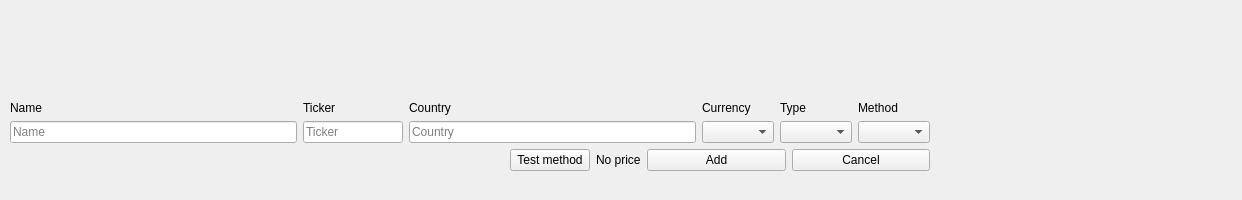
<?xml version="1.0" encoding="UTF-8"?>
<ui version="4.0">
 <class>Form</class>
 <widget class="QWidget" name="Form">
  <property name="geometry">
   <rect>
    <x>0</x>
    <y>0</y>
    <width>1242</width>
    <height>200</height>
   </rect>
  </property>
  <property name="sizePolicy">
   <sizepolicy hsizetype="MinimumExpanding" vsizetype="MinimumExpanding">
    <horstretch>100</horstretch>
    <verstretch>100</verstretch>
   </sizepolicy>
  </property>
  <property name="minimumSize">
   <size>
    <width>1200</width>
    <height>200</height>
   </size>
  </property>
  <property name="sizeIncrement">
   <size>
    <width>10</width>
    <height>10</height>
   </size>
  </property>
  <property name="baseSize">
   <size>
    <width>0</width>
    <height>0</height>
   </size>
  </property>
  <property name="windowTitle">
   <string>Form</string>
  </property>
  <widget class="QWidget" name="verticalLayoutWidget_13">
   <property name="geometry">
    <rect>
     <x>10</x>
     <y>30</y>
     <width>920</width>
     <height>141</height>
    </rect>
   </property>
   <layout class="QVBoxLayout" name="verticalLayout" stretch="0,0">
    <property name="sizeConstraint">
     <enum>QLayout::SetMinimumSize</enum>
    </property>
    <item>
     <layout class="QHBoxLayout" name="horizontalLayout_3">
      <property name="sizeConstraint">
       <enum>QLayout::SetMinimumSize</enum>
      </property>
      <item>
       <layout class="QVBoxLayout" name="verticalLayout_7">
        <property name="sizeConstraint">
         <enum>QLayout::SetDefaultConstraint</enum>
        </property>
        <item>
         <widget class="QLabel" name="label">
          <property name="maximumSize">
           <size>
            <width>120</width>
            <height>16777215</height>
           </size>
          </property>
          <property name="text">
           <string>Name</string>
          </property>
          <property name="alignment">
           <set>Qt::AlignBottom|Qt::AlignLeading|Qt::AlignLeft</set>
          </property>
         </widget>
        </item>
        <item>
         <widget class="QLineEdit" name="line_sName">
          <property name="maximumSize">
           <size>
            <width>300</width>
            <height>16777215</height>
           </size>
          </property>
          <property name="placeholderText">
           <string>Name</string>
          </property>
         </widget>
        </item>
       </layout>
      </item>
      <item>
       <layout class="QVBoxLayout" name="verticalLayout_9">
        <property name="sizeConstraint">
         <enum>QLayout::SetDefaultConstraint</enum>
        </property>
        <item>
         <widget class="QLabel" name="label_2">
          <property name="maximumSize">
           <size>
            <width>100</width>
            <height>16777215</height>
           </size>
          </property>
          <property name="text">
           <string>Ticker</string>
          </property>
          <property name="alignment">
           <set>Qt::AlignBottom|Qt::AlignLeading|Qt::AlignLeft</set>
          </property>
         </widget>
        </item>
        <item>
         <widget class="QLineEdit" name="line_sTicker">
          <property name="maximumSize">
           <size>
            <width>100</width>
            <height>16777215</height>
           </size>
          </property>
          <property name="placeholderText">
           <string>Ticker</string>
          </property>
         </widget>
        </item>
       </layout>
      </item>
      <item>
       <layout class="QVBoxLayout" name="verticalLayout_2">
        <item>
         <widget class="QLabel" name="label_5">
          <property name="text">
           <string>Country</string>
          </property>
          <property name="alignment">
           <set>Qt::AlignBottom|Qt::AlignLeading|Qt::AlignLeft</set>
          </property>
         </widget>
        </item>
        <item>
         <widget class="QLineEdit" name="line_scountry">
          <property name="placeholderText">
           <string>Country</string>
          </property>
         </widget>
        </item>
       </layout>
      </item>
      <item>
       <layout class="QVBoxLayout" name="verticalLayout_3">
        <item>
         <widget class="QLabel" name="label_6">
          <property name="text">
           <string>Currency</string>
          </property>
          <property name="alignment">
           <set>Qt::AlignBottom|Qt::AlignLeading|Qt::AlignLeft</set>
          </property>
         </widget>
        </item>
        <item>
         <widget class="QComboBox" name="combo_sCurrency"/>
        </item>
       </layout>
      </item>
      <item>
       <layout class="QVBoxLayout" name="verticalLayout_10">
        <item>
         <widget class="QLabel" name="label_3">
          <property name="text">
           <string>Type</string>
          </property>
          <property name="alignment">
           <set>Qt::AlignBottom|Qt::AlignLeading|Qt::AlignLeft</set>
          </property>
         </widget>
        </item>
        <item>
         <widget class="QComboBox" name="combo_sType"/>
        </item>
       </layout>
      </item>
      <item>
       <layout class="QVBoxLayout" name="verticalLayout_11">
        <item>
         <widget class="QLabel" name="label_4">
          <property name="text">
           <string>Method</string>
          </property>
          <property name="alignment">
           <set>Qt::AlignBottom|Qt::AlignLeading|Qt::AlignLeft</set>
          </property>
         </widget>
        </item>
        <item>
         <widget class="QComboBox" name="combo_sMethod"/>
        </item>
       </layout>
      </item>
     </layout>
    </item>
    <item>
     <layout class="QHBoxLayout" name="horizontalLayout">
      <property name="sizeConstraint">
       <enum>QLayout::SetMinimumSize</enum>
      </property>
      <property name="leftMargin">
       <number>500</number>
      </property>
      <item>
       <widget class="QPushButton" name="pushButton_test">
        <property name="text">
         <string>Test method</string>
        </property>
       </widget>
      </item>
      <item>
       <widget class="QLabel" name="label_test">
        <property name="text">
         <string>No price</string>
        </property>
       </widget>
      </item>
      <item>
       <widget class="QPushButton" name="pushButton_add">
        <property name="sizePolicy">
         <sizepolicy hsizetype="MinimumExpanding" vsizetype="Fixed">
          <horstretch>0</horstretch>
          <verstretch>0</verstretch>
         </sizepolicy>
        </property>
        <property name="text">
         <string>Add</string>
        </property>
       </widget>
      </item>
      <item>
       <widget class="QPushButton" name="pushButton_cancel">
        <property name="sizePolicy">
         <sizepolicy hsizetype="MinimumExpanding" vsizetype="Fixed">
          <horstretch>0</horstretch>
          <verstretch>0</verstretch>
         </sizepolicy>
        </property>
        <property name="text">
         <string>Cancel</string>
        </property>
       </widget>
      </item>
     </layout>
    </item>
   </layout>
  </widget>
 </widget>
 <resources/>
 <connections/>
</ui>
